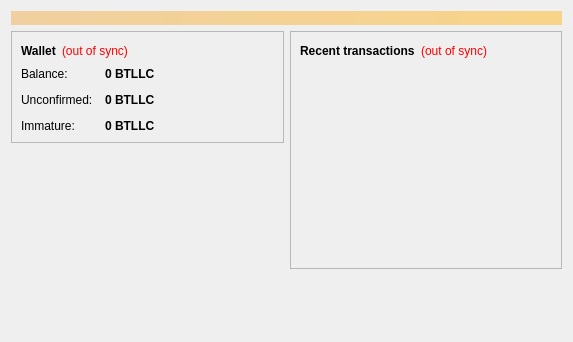
<?xml version="1.0" encoding="UTF-8"?>
<ui version="4.0">
 <class>OverviewPage</class>
 <widget class="QWidget" name="OverviewPage">
  <property name="geometry">
   <rect>
    <x>0</x>
    <y>0</y>
    <width>573</width>
    <height>342</height>
   </rect>
  </property>
  <property name="windowTitle">
   <string>Form</string>
  </property>
  <layout class="QVBoxLayout" name="topLayout">
   <item>
    <widget class="QLabel" name="labelAlerts">
     <property name="visible">
      <bool>false</bool>
     </property>
     <property name="styleSheet">
      <string notr="true">background-color: qlineargradient(x1: 0, y1: 0, x2: 1, y2: 0, stop:0 #F0D0A0, stop:1 #F8D488); color:#000000;</string>
     </property>
     <property name="wordWrap">
      <bool>true</bool>
     </property>
     <property name="margin">
      <number>3</number>
     </property>
    </widget>
   </item>
   <item>
    <layout class="QHBoxLayout" name="horizontalLayout" stretch="1,1">
     <item>
      <layout class="QVBoxLayout" name="verticalLayout_2">
       <item>
        <widget class="QFrame" name="frame">
         <property name="frameShape">
          <enum>QFrame::StyledPanel</enum>
         </property>
         <property name="frameShadow">
          <enum>QFrame::Raised</enum>
         </property>
         <layout class="QVBoxLayout" name="verticalLayout_4">
          <item>
           <layout class="QHBoxLayout" name="horizontalLayout_4">
            <item>
             <widget class="QLabel" name="label_5">
              <property name="font">
               <font>
                <weight>75</weight>
                <bold>true</bold>
               </font>
              </property>
              <property name="text">
               <string>Wallet</string>
              </property>
             </widget>
            </item>
            <item>
             <widget class="QLabel" name="labelWalletStatus">
              <property name="toolTip">
               <string>The displayed information may be out of date. Your wallet automatically synchronizes with the BitllCoin network after a connection is established, but this process has not completed yet.</string>
              </property>
              <property name="styleSheet">
               <string notr="true">QLabel { color: red; }</string>
              </property>
              <property name="text">
               <string notr="true">(out of sync)</string>
              </property>
              <property name="alignment">
               <set>Qt::AlignLeading|Qt::AlignLeft|Qt::AlignVCenter</set>
              </property>
             </widget>
            </item>
            <item>
             <spacer name="horizontalSpacer_2">
              <property name="orientation">
               <enum>Qt::Horizontal</enum>
              </property>
              <property name="sizeHint" stdset="0">
               <size>
                <width>40</width>
                <height>20</height>
               </size>
              </property>
             </spacer>
            </item>
           </layout>
          </item>
          <item>
           <layout class="QFormLayout" name="formLayout_2">
            <property name="fieldGrowthPolicy">
             <enum>QFormLayout::AllNonFixedFieldsGrow</enum>
            </property>
            <property name="horizontalSpacing">
             <number>12</number>
            </property>
            <property name="verticalSpacing">
             <number>12</number>
            </property>
            <item row="0" column="0">
             <widget class="QLabel" name="label">
              <property name="text">
               <string>Balance:</string>
              </property>
             </widget>
            </item>
            <item row="0" column="1">
             <widget class="QLabel" name="labelBalance">
              <property name="font">
               <font>
                <weight>75</weight>
                <bold>true</bold>
               </font>
              </property>
              <property name="cursor">
               <cursorShape>IBeamCursor</cursorShape>
              </property>
              <property name="toolTip">
               <string>Your current balance</string>
              </property>
              <property name="text">
               <string notr="true">0 BTLLC</string>
              </property>
              <property name="textInteractionFlags">
               <set>Qt::LinksAccessibleByMouse|Qt::TextSelectableByKeyboard|Qt::TextSelectableByMouse</set>
              </property>
             </widget>
            </item>
            <item row="1" column="0">
             <widget class="QLabel" name="label_3">
              <property name="text">
               <string>Unconfirmed:</string>
              </property>
             </widget>
            </item>
            <item row="1" column="1">
             <widget class="QLabel" name="labelUnconfirmed">
              <property name="font">
               <font>
                <weight>75</weight>
                <bold>true</bold>
               </font>
              </property>
              <property name="cursor">
               <cursorShape>IBeamCursor</cursorShape>
              </property>
              <property name="toolTip">
               <string>Total of transactions that have yet to be confirmed, and do not yet count toward the current balance</string>
              </property>
              <property name="text">
               <string notr="true">0 BTLLC</string>
              </property>
              <property name="textInteractionFlags">
               <set>Qt::LinksAccessibleByMouse|Qt::TextSelectableByKeyboard|Qt::TextSelectableByMouse</set>
              </property>
             </widget>
            </item>
            <item row="2" column="0">
             <widget class="QLabel" name="labelImmatureText">
              <property name="text">
               <string>Immature:</string>
              </property>
             </widget>
            </item>
            <item row="2" column="1">
             <widget class="QLabel" name="labelImmature">
              <property name="font">
               <font>
                <weight>75</weight>
                <bold>true</bold>
               </font>
              </property>
              <property name="toolTip">
               <string>Mined balance that has not yet matured</string>
              </property>
              <property name="text">
               <string notr="true">0 BTLLC</string>
              </property>
              <property name="textInteractionFlags">
               <set>Qt::LinksAccessibleByMouse|Qt::TextSelectableByKeyboard|Qt::TextSelectableByMouse</set>
              </property>
             </widget>
            </item>
           </layout>
          </item>
         </layout>
        </widget>
       </item>
       <item>
        <spacer name="verticalSpacer">
         <property name="orientation">
          <enum>Qt::Vertical</enum>
         </property>
         <property name="sizeHint" stdset="0">
          <size>
           <width>20</width>
           <height>40</height>
          </size>
         </property>
        </spacer>
       </item>
      </layout>
     </item>
     <item>
      <layout class="QVBoxLayout" name="verticalLayout_3">
       <item>
        <widget class="QFrame" name="frame_2">
         <property name="frameShape">
          <enum>QFrame::StyledPanel</enum>
         </property>
         <property name="frameShadow">
          <enum>QFrame::Raised</enum>
         </property>
         <layout class="QVBoxLayout" name="verticalLayout">
          <item>
           <layout class="QHBoxLayout" name="horizontalLayout_2">
            <item>
             <widget class="QLabel" name="label_4">
              <property name="text">
               <string>&lt;b&gt;Recent transactions&lt;/b&gt;</string>
              </property>
             </widget>
            </item>
            <item>
             <widget class="QLabel" name="labelTransactionsStatus">
              <property name="toolTip">
               <string>The displayed information may be out of date. Your wallet automatically synchronizes with the BitllCoin network after a connection is established, but this process has not completed yet.</string>
              </property>
              <property name="styleSheet">
               <string notr="true">QLabel { color: red; }</string>
              </property>
              <property name="text">
               <string notr="true">(out of sync)</string>
              </property>
              <property name="alignment">
               <set>Qt::AlignRight|Qt::AlignTrailing|Qt::AlignVCenter</set>
              </property>
             </widget>
            </item>
            <item>
             <spacer name="horizontalSpacer">
              <property name="orientation">
               <enum>Qt::Horizontal</enum>
              </property>
              <property name="sizeHint" stdset="0">
               <size>
                <width>40</width>
                <height>20</height>
               </size>
              </property>
             </spacer>
            </item>
           </layout>
          </item>
          <item>
           <widget class="QListView" name="listTransactions">
            <property name="styleSheet">
             <string notr="true">QListView { background: transparent; }</string>
            </property>
            <property name="frameShape">
             <enum>QFrame::NoFrame</enum>
            </property>
            <property name="verticalScrollBarPolicy">
             <enum>Qt::ScrollBarAlwaysOff</enum>
            </property>
            <property name="horizontalScrollBarPolicy">
             <enum>Qt::ScrollBarAlwaysOff</enum>
            </property>
            <property name="selectionMode">
             <enum>QAbstractItemView::NoSelection</enum>
            </property>
           </widget>
          </item>
         </layout>
        </widget>
       </item>
       <item>
        <spacer name="verticalSpacer_2">
         <property name="orientation">
          <enum>Qt::Vertical</enum>
         </property>
         <property name="sizeHint" stdset="0">
          <size>
           <width>20</width>
           <height>40</height>
          </size>
         </property>
        </spacer>
       </item>
      </layout>
     </item>
    </layout>
   </item>
  </layout>
 </widget>
 <resources/>
 <connections/>
</ui>
